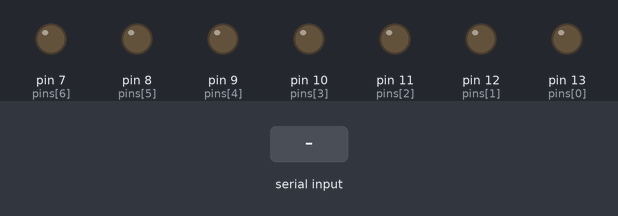
A sketch run on a simulated Arduino Uno, built with avr-gcc and run on an emulated ATmega328P. Shown: output pins drawn as LEDs (lit = HIGH). The inputs (shaded band) are chosen by the test bench.

Above: at 1.2 s.
1.3 s: "a" received over Serial
At 1.9 s:
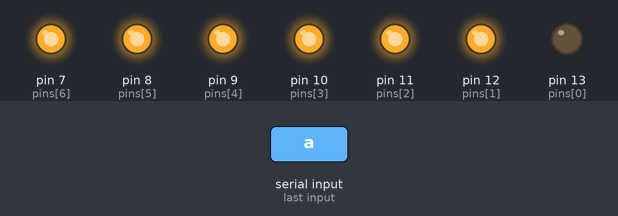
2.8 s: byte 103 (103) received over Serial
At 3.1 s:
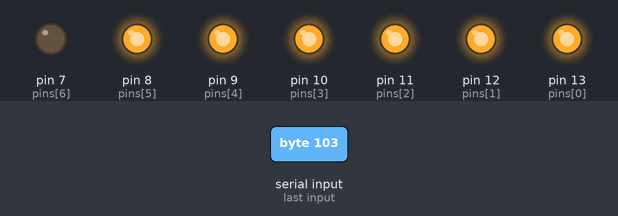
4.3 s: "b" received over Serial
At 5.4 s:
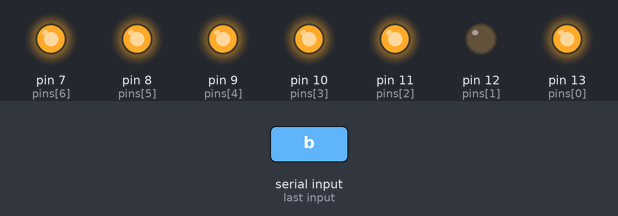
5.8 s: "c" received over Serial
At 6.5 s:
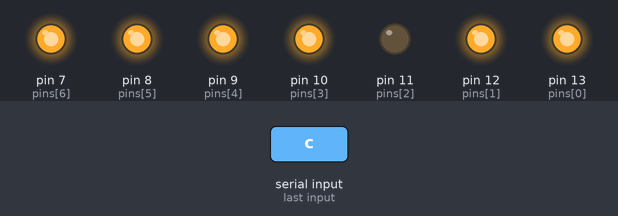
7.3 s: "d" received over Serial
At 7.7 s:
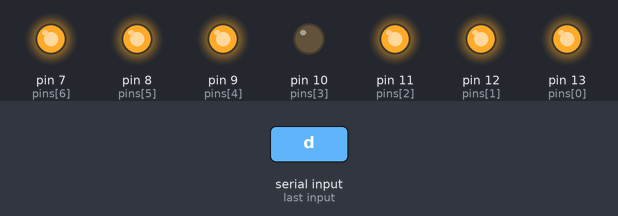
8.8 s: "e" received over Serial
At 10.0 s:
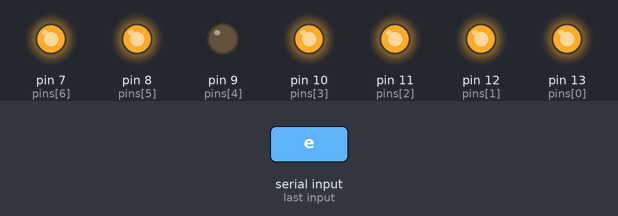
Timing chart, 0 to 11.3 s (numbered marks = the images above; inputs shaded):
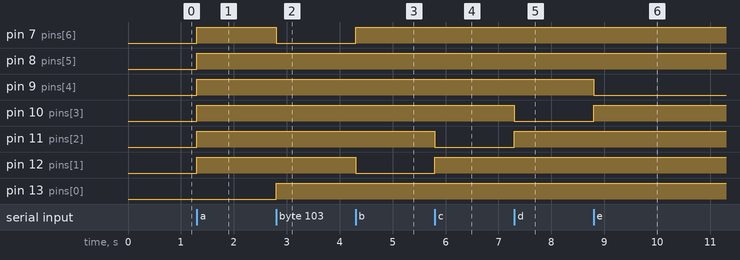

The sketch:

7Segment.ino
```cpp
int pins[]={13, 12, 11, 10, 9, 8, 7};

void setup() {
  for(int i=0;i<7;i++){
    pinMode(pins[i], OUTPUT);
  }
  Serial.begin(9600);
}

void loop() {
  if(Serial.available() > 0){
    int incomingByte = Serial.read();

    switch(incomingByte){
     case 97:
      //a segment
      turnOffPins();
      digitalWrite(pins[0], LOW);
      break;
     case 98:
      //b segment
      turnOffPins();
      digitalWrite(pins[1], LOW);
      break;
     case 99:
      //c segment
      turnOffPins();
      digitalWrite(pins[2], LOW);
      break;
     case 100:
      //d segment
      turnOffPins();
      digitalWrite(pins[3], LOW);
      break;
     case 101:
      //e segment
      turnOffPins();
      digitalWrite(pins[4], LOW);
      break;
     case 102:
      //f segment
      turnOffPins();
      digitalWrite(pins[5], LOW);
      break;
     case 103:
      //g segment
      turnOffPins();
      digitalWrite(pins[6], LOW);
      break;
    }
  }

}

void turnOffPins(){
    for(int i=0;i<7;i++){
    digitalWrite(pins[i], HIGH);
  }
}
```

Measured:
- after the input at 1.3 s, pin 7 (pins[6]), pin 8 (pins[5]), pin 9 (pins[4]), pin 10 (pins[3]), pin 11 (pins[2]), pin 12 (pins[1]): LOW → HIGH at once
- after the input at 2.8 s, pin 7 (pins[6]): HIGH → LOW at once; pin 13 (pins[0]): LOW → HIGH at once
- after the input at 4.3 s, pin 7 (pins[6]): LOW → HIGH at once; pin 12 (pins[1]): HIGH → LOW at once
- after the input at 5.8 s, pin 11 (pins[2]): HIGH → LOW at once; pin 12 (pins[1]): LOW → HIGH at once
- after the input at 7.3 s, pin 10 (pins[3]): HIGH → LOW at once; pin 11 (pins[2]): LOW → HIGH at once
- after the input at 8.8 s, pin 9 (pins[4]): HIGH → LOW at once; pin 10 (pins[3]): LOW → HIGH at once
